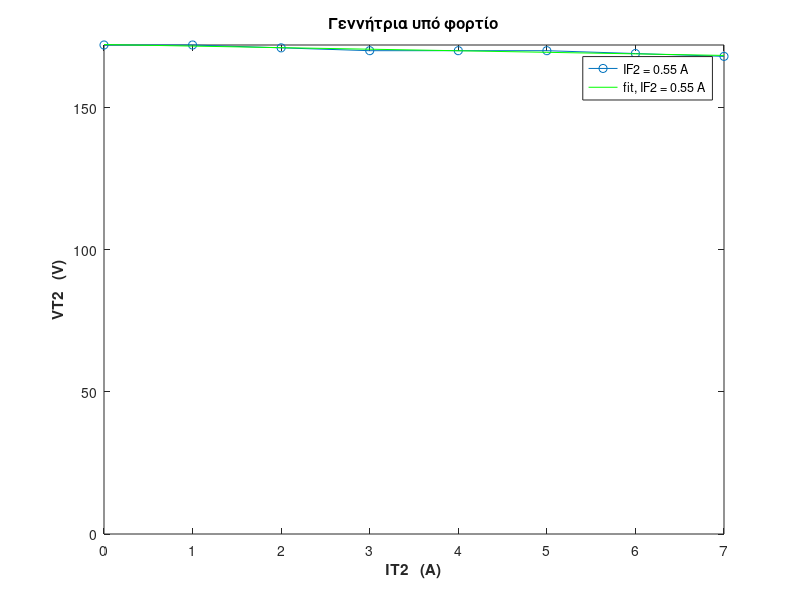

Reproduce this figure in MATLAB.
clear;
IT2 = [0 1 2 3 4 5 6 7];
VT2 = [172 172 171 170 170 170 169 168];

plot(IT2,VT2, 'Marker','o','DisplayName',"IF2 = 0.55 A");
ylim([0 inf]);
xlabel("IT2   (A)","FontWeight","bold");
ylabel("VT2   (V)","FontWeight","bold");
title("Γεννήτρια υπό φορτίο");

P1 = polyfit(IT2,VT2,1);
y1fit = P1(1)*IT2+P1(2);
hold on;
plot(IT2,y1fit,'g','DisplayName',"fit, IF2 = 0.55 A");
legend;
